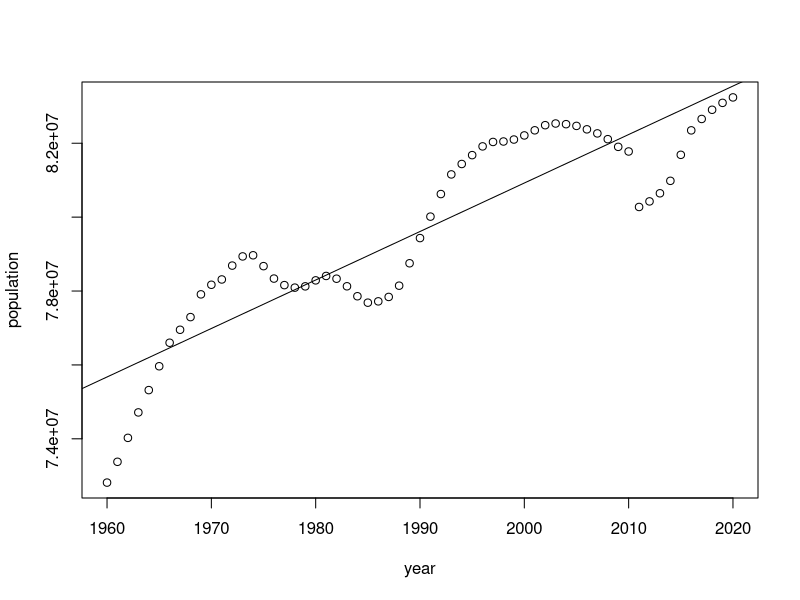

The R source for this figure:
## ---- chunk 1
knitr::opts_chunk$set(echo = TRUE)
library(tidyverse)
library(ggplot2)
## ---- chunk 2
    europe.data <- read.csv2("europe.data.csv")
## ---- chunk 3
    europe.data %>% 
        mutate(year = str_remove(year, "year_") %>% as.integer(year), 
               United.Kingdom = as.integer(United.Kingdom)) %>% 
        pivot_longer(Albania:United.Kingdom, names_to = "country", values_to = "population") -> tidy
    tidy
## ---- chunk 4
    tidy %>% 
        filter(year == 2020) %>% 
        top_n(5, population) %>% 
        select(country) %>% 
        as_vector() -> top5
    top5

    tidy %>% 
        filter(country %in% top5 & year %in% c(2000,2020)) %>% 
        group_by(country) %>% 
        mutate(growth = population[2] - population[1]) %>%
        filter(year == 2020) %>% 
        select(-year) %>% 
        arrange(-growth)
## ---- chunk 5
    tidy %>% 
        filter(country == "Germany") %>% 
        select(!country) -> g.pop
    
    g.pop %>% 
        plot()
    lm(population ~ year, data=g.pop) -> linear_model
    abline(linear_model)
## ---- chunk 6
    linear_model$coefficients
## ---- chunk 7
    cor(g.pop$year, g.pop$population) ^ 2
## ---- chunk 8
    a <- linear_model$coefficients[1] 
    b <- linear_model$coefficients[2] 
    a + b * 2021
## ---- chunk 9
    p.a <- 0.3
    p.b <- 0.25
    p.c <- 0.3
    p.d <- 0.15
    n <- 100
## ---- chunk 10
    pbinom(35, n, p.a) - pbinom(25, n, p.a)
## ---- chunk 11
    dmultinom(c(35, 30, 20, 15), prob = c(p.a, p.b, p.c, p.d))
## ---- chunk 12
    (1-(p.c+p.d))^4*(p.c+p.d)
## ---- chunk 13

## ---- chunk 14
    penalties <- tibble(prob = c(0.6, 0.2, 0.15, 0.05), 
                       fine=c(0, 20, 50, 100))
    n <- 500
## ---- chunk 15
    E.penalty <- (penalties$fine * penalties$prob) %>% sum()
    E.penalty.2 <- (penalties$fine^2 * penalties$prob) %>% sum()
    Var.penalty <- E.penalty.2 - E.penalty^2
    E.penalty; Var.penalty
## ---- chunk 16
    pnorm(9000, mean = n*E.penalty, sd = sqrt(n*Var.penalty)) -
      pnorm(8000, mean = n*E.penalty, sd = sqrt(n*Var.penalty))
## ---- chunk 17
    qnorm(0.9, mean = n*E.penalty, sd = sqrt(n*Var.penalty))
## ---- chunk 18
    read.csv2("runs.csv") -> runs
    runs
## ---- chunk 19
    runs %>% filter(gender == "F") %>% select(time) %>% as_vector() -> time.female
    t.test(time.female, alternative = "two.sided", conf.level = 1-0.05)$conf.int
## ---- chunk 20
    sd.time <- sd(time.female)
    mean.time <- mean(time.female)
    nobs <- length(time.female)
    conf.level <- 2 * pt(2*nobs^0.5/sd.time, df = nobs-1)-1
    conf.level
## ---- chunk 21
    p <- t.test(time.female, alternative = "greater", mu=101.98)$p.value
    p
    p <= 0.05
## ---- chunk 22
    mpg <- read.csv2("mpg.csv")
## ---- chunk 23
    var.test(mpg$hwy ~ mpg$trans, alternative= "two.sided", conf.level=0.90)
## ---- chunk 24
    t.test(mpg$hwy ~ mpg$trans, alternative= "less", conf.level=0.99)
